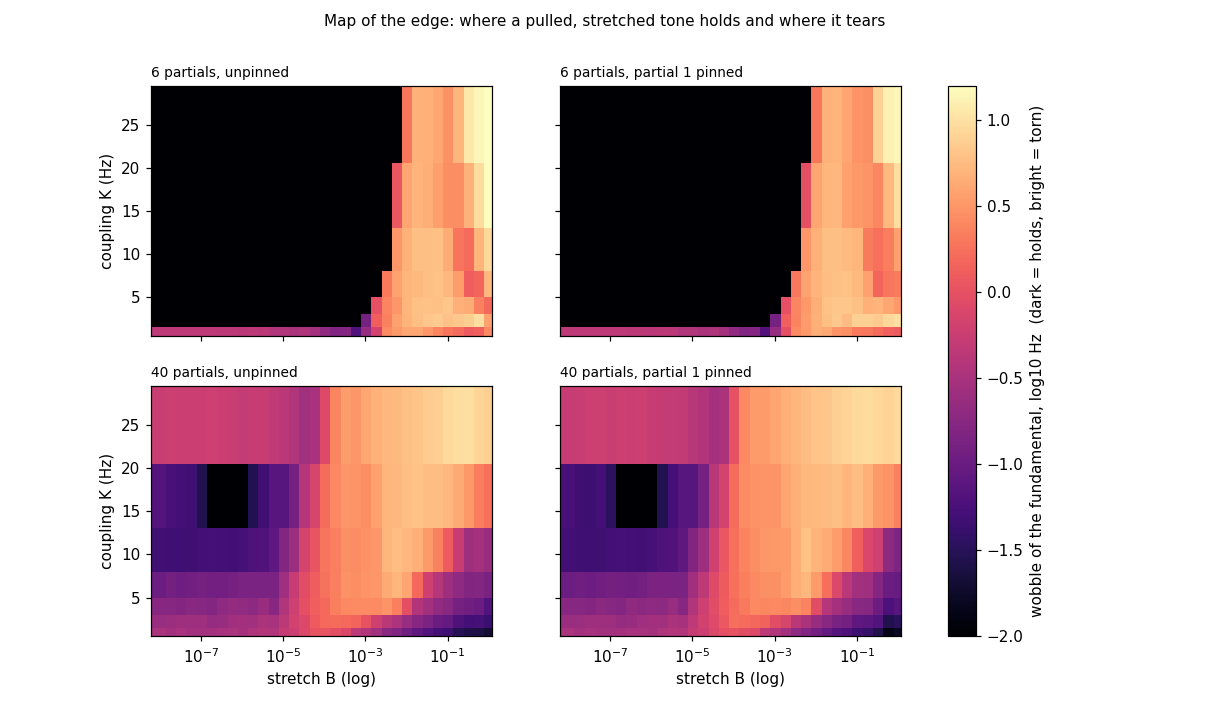

This chart was generated by the following Python code:
#!/usr/bin/env python3
"""Map of the edge: for each coupling strength K and stretch B (held fixed), does the tone
hold (steady pitch), or tear (wobble)? Same model as the sweeps: unpinned and pinned stretch,
6 and 40 partials, back-pull scaled to the 6-partial run, far pulls (>3 kHz apart) faded.
All (K, B) cells run at once as arrays. 4 s each; wobble measured over the last 2 s.
Writes edgemap.png, edgemap.json."""
import numpy as np, json, matplotlib; matplotlib.use("Agg"); import matplotlib.pyplot as plt
F0, SECS, CR = 110.0, 4.0, 22050
Ks = np.array([1, 2, 4, 6, 10, 16, 25.0])
Bs = np.logspace(-8, 0, 33)
def run(N, pinned):
    n = np.arange(1, N+1); rng = np.random.default_rng(7)
    DET = 1 + rng.uniform(-0.004, 0.004, N); w = n*F0*DET; BACK = 21.0/n.sum()
    KK, BB = np.meshgrid(Ks, Bs, indexing="ij"); KK = KK[..., None]; BB = BB[..., None]
    r = n*np.sqrt((1 + BB*n*n)/((1 + BB) if pinned else 1))
    p = np.zeros(KK.shape[:2] + (N,)); ph = rng.uniform(0, 1, N) + 0*p
    Fprev = np.full(KK.shape[:2], F0); steps = int(SECS*CR); dt = 1/CR
    keep = []
    for i in range(steps):
        gate = np.clip((4000.0 - np.abs(r*Fprev[..., None] - w))/1000.0, 0, 1)
        s = np.sin(2*np.pi*(ph - p))*gate
        dth = F0 + BACK*KK[..., 0]*(r*s).sum(-1)
        p += r*dth[..., None]*dt; ph += (w - KK*s)*dt; Fprev = dth
        if i >= steps//2: keep.append(dth)
    k = np.array(keep)                              # time x K x B
    hop = CR//100; k = k[:len(k)//hop*hop].reshape(-1, hop, *k.shape[1:]).mean(1)   # 10 ms averages
    return k.std(0), k.mean(0)
out = {}; fig, ax = plt.subplots(2, 2, figsize=(11, 6.5), sharex=True, sharey=True)
for col, pinned in enumerate((False, True)):
    for row, N in enumerate((6, 40)):
        sd, mean = run(N, pinned)
        name = f"N{N}_{'pinned' if pinned else 'unpinned'}"
        out[name] = dict(K=Ks.tolist(), B=Bs.tolist(), wobble_hz=np.round(sd, 3).tolist(), mean_hz=np.round(mean, 2).tolist(),
            first_tear_B={str(K): (float(f"{Bs[np.argmax(sd[i] > 0.5)]:.3g}") if (sd[i] > 0.5).any() else None) for i, K in enumerate(Ks)})
        a = ax[row, col]
        im = a.pcolormesh(Bs, Ks, np.log10(np.maximum(sd, 1e-3)), cmap="magma", vmin=-2, vmax=1.2, shading="nearest")
        a.set_xscale("log"); a.set_title(f"{N} partials, {'partial 1 pinned' if pinned else 'unpinned'}", fontsize=9, loc="left")
        if col == 0: a.set_ylabel("coupling K (Hz)")
        if row == 1: a.set_xlabel("stretch B (log)")
        print(name, out[name]["first_tear_B"])
fig.colorbar(im, ax=ax, label="wobble of the fundamental, log10 Hz  (dark = holds, bright = torn)")
fig.suptitle("Map of the edge: where a pulled, stretched tone holds and where it tears", fontsize=10)
fig.savefig("edgemap.png", dpi=110); json.dump(out, open("edgemap.json", "w"))
